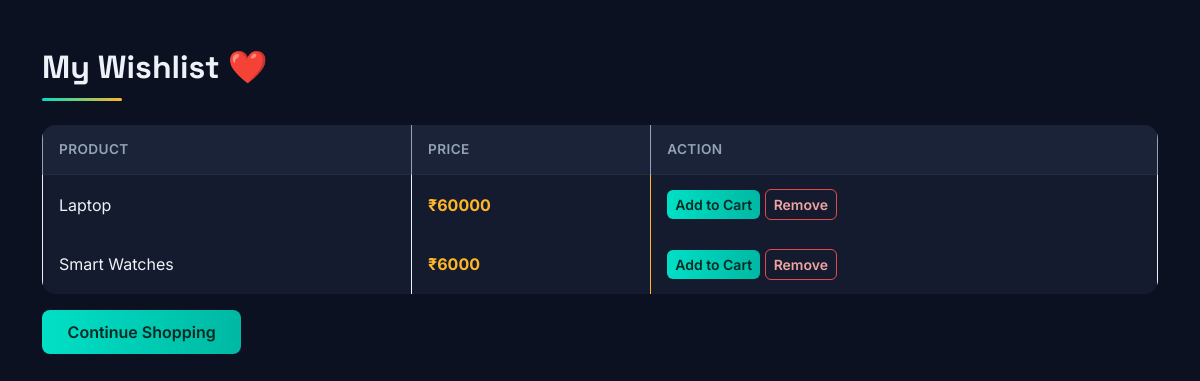
The app's page /wishlist/ (signed in) with its own data.
### store/models.py (models this page shows, shortened)
class Wishlist(models.Model):
    customer = models.ForeignKey(Customer, on_delete=models.CASCADE)
    product = models.ForeignKey(Product, on_delete=models.CASCADE)
    added_date = models.DateTimeField(auto_now_add=True)

class Product(models.Model):
    name = models.CharField(max_length=100)
    category = models.CharField(max_length=50)
    price = models.IntegerField()
    description = models.TextField()
    stock = models.IntegerField()
    image = models.URLField()

### store/views.py (the view)
# urls.py: path("wishlist/", views.wishlist, name="wishlist"),
def wishlist(request):
    if "customer_id" not in request.session:
        return redirect("login")
    customer = Customer.objects.get(
        id=request.session["customer_id"]
    )
    wishlist = Wishlist.objects.filter(customer=customer)
    return render(request,
                  "wishlist.html",
                  {"wishlist": wishlist})

### store/templates/wishlist.html (shortened to what this page needs)
{% load static %}
<!DOCTYPE html>
<html>
<head>
<link href="https://cdn.jsdelivr.net/npm/bootstrap@5.3.3/dist/css/bootstrap.min.css" rel="stylesheet">
</head>
<body>
<div class="container mt-5">
<h2 class="mb-4">My Wishlist ❤️</h2>
{% if wishlist %}
<table class="table table-bordered">
<tr>
<th>Product</th>
<th>Price</th>
<th>Action</th>
</tr>
{% for item in wishlist %}
<tr>
<td>{{ item.product.name }}</td>
<td>₹{{ item.product.price }}</td>
<td>
<a href="{% url 'add_to_cart' item.product.id %}"
class="btn btn-success btn-sm">
Add to Cart
</a>
<a href="{% url 'remove_from_wishlist' item.id %}"
class="btn btn-danger btn-sm">
Remove
</a>
</td>
</tr>
{% endfor %}
</table>
{% else %}
<div class="alert alert-info">
Wishlist is Empty.
</div>
{% endif %}
<a href="{% url 'products' %}" class="btn btn-primary">
Continue Shopping
</a>
</div>
</body>
</html>

### store/templates/wishlist.html (style rules this page uses)
:root { --em-bg: #0b1120; --em-surface: #141b2e; --em-surface-2: #1b2338; --em-cyan: #00e0c6; --em-amber: #ffb627; --em-text: #eef2f8; --em-muted: #94a3b8; --em-border: rgba(238, 242, 248, 0.08); }
* { box-sizing: border-box; }
body { background-color: var(--em-bg) !important; color: var(--em-text); font-family: 'Inter', sans-serif; }
h2 { font-family: 'Space Grotesk', sans-serif; font-weight: 700; color: var(--em-text); position: relative; display: inline-block; }
h2::after { content: ""; display: block; width: 80px; height: 3px; background: linear-gradient(90deg, var(--em-cyan), var(--em-amber)); border-radius: 3px; margin-top: 0.7rem; }
.table { background-color: var(--em-surface); border-radius: 14px; overflow: hidden; border: 1px solid var(--em-border); color: var(--em-text); }
.table > :not(caption) > * > * { border-bottom-color: var(--em-border); border-top: none; background-color: transparent; color: var(--em-text); vertical-align: middle; padding: 0.9rem 1rem; }
.table-bordered { border: none; }
.table-bordered > :not(caption) > * { border-width: 0; }
.table tr:first-child { background-color: var(--em-surface-2); }
.table tr:first-child th { color: var(--em-muted); font-weight: 600; font-size: 0.85rem; text-transform: uppercase; letter-spacing: 0.4px; border-bottom: 1px solid var(--em-border); }
.table td:nth-child(2) { color: var(--em-amber); font-weight: 700; }
.btn-success { background: linear-gradient(90deg, var(--em-cyan), #00b8a3); border: none; color: #052923; font-weight: 600; border-radius: 6px; }
.btn-danger { background-color: transparent; border: 1.5px solid #e24b4a; color: #f0a3a3; font-weight: 600; border-radius: 6px; }
.btn-primary { background: linear-gradient(90deg, var(--em-cyan), #00b8a3); border: none; color: #052923; font-weight: 600; border-radius: 8px; padding: 0.6rem 1.6rem; transition: transform 0.2s ease, box-shadow 0.2s ease; }

### records on screen
Wishlist: product.name "Laptop", product.price "60000"
Wishlist: product.name "Smart Watches", product.price "6000"
